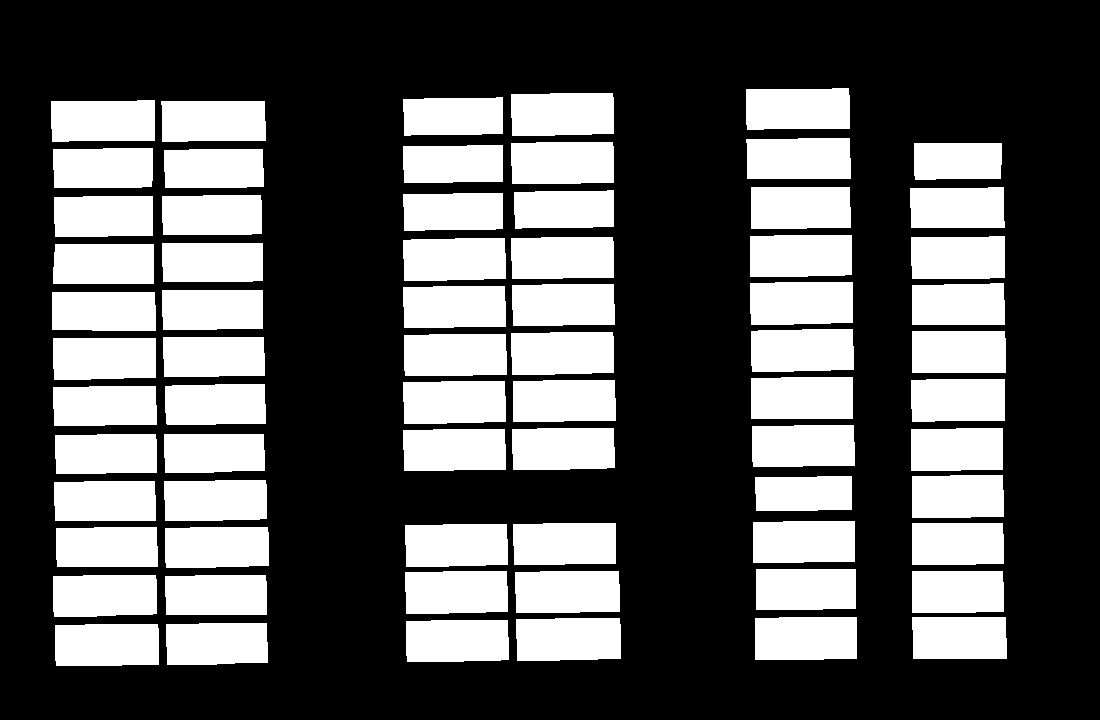
#> input picture data/carParkMask.png, 1100 x 720 px
$ python contour.py
#> lines starting #> are read from the running program, lines starting #| are printed output that depends on the picture; after the words box and inside, x2 and y2 are one past the last pixel; in counts of white or black regions, pixels touching at a corner belong together; pictures that were not available may be replaced by others from this repository, and a replacement may not be noted
import cv2
import numpy as np
import cv2
import numpy as np

def extract_roi_by_rotated_rect(image, contour, edge_map):
    """
    Trích xuất vùng ảnh của contour theo hình chữ nhật xoay khít nhất.

    Tham số:
        image   : ảnh gốc (ndarray)
        contour : một contour (ndarray)

    Trả về:
        roi     : ảnh vùng contour đã xoay và cắt khít (ndarray)
    """
    rect = cv2.minAreaRect(contour)
    center, size, angle = rect
    size = tuple([int(s) for s in size])  # Làm tròn kích thước

    # Ma trận xoay
    M = cv2.getRotationMatrix2D(center, angle, 1.0)

    # Xoay toàn bộ ảnh
    rotated = cv2.warpAffine(image, M, image.shape[1::-1], flags=cv2.INTER_CUBIC)
    edge_rotated = cv2.warpAffine(edge_map, M, image.shape[1::-1], flags=cv2.INTER_CUBIC)

    # Cắt vùng ảnh đã xoay
    x = int(center[0] - size[0] / 2)
    y = int(center[1] - size[1] / 2)
    roi = rotated[y:y + size[1], x:x + size[0]]
    map = edge_rotated[y:y + size[1], x:x + size[0]]
    return roi, map

img = cv2.imread('data/carParkMask.png',0)
#> img: shape (720, 1100); 35.3% white; 69 white regions
bg = cv2.imread("frame.png")
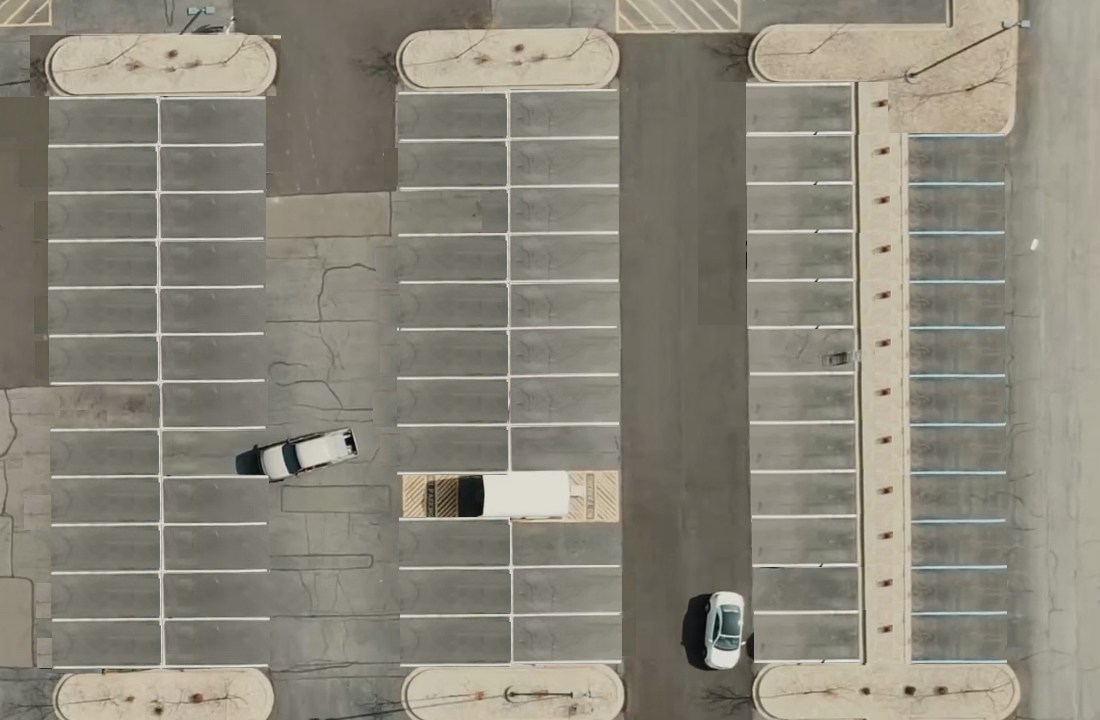
#> input picture data/emptyCarPark.png, 1100 x 720 px, given in place of frame.png, which was not available
#> bg is the input picture: shape (720, 1100, 3); mean B, G, R 121.7, 134.3, 138.5
contours, _ = cv2.findContours(img, cv2.RETR_EXTERNAL, cv2.CHAIN_APPROX_SIMPLE)
#> contours = 69 contours; largest, box (x1, y1, x2, y2) and area: (516, 618, 621, 661) 4220, (755, 617, 857, 660) 4186, (515, 571, 620, 613) 4169, (750, 282, 853, 325) 4169, (55, 624, 159, 666) 4149
edge_map = cv2.Canny(bg,50,150)
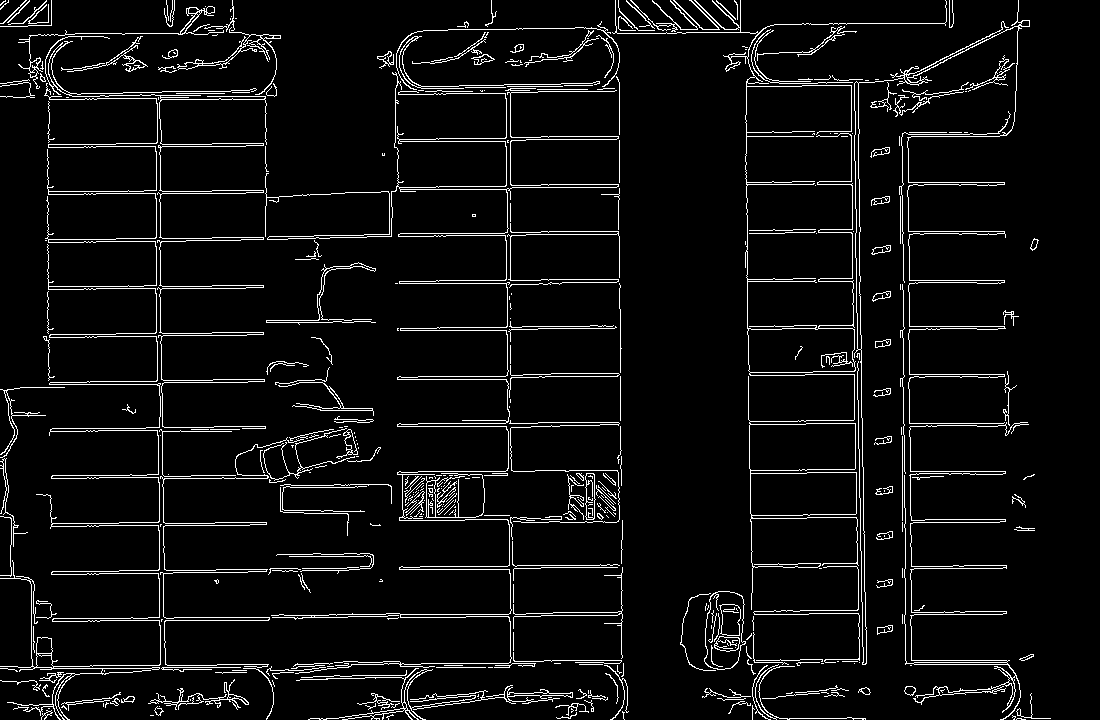
#> edge_map: shape (720, 1100); 5.6% white in thin lines or dots
roi, edge = extract_roi_by_rotated_rect(bg,contours[1],edge_map)
#> in extract_roi_by_rotated_rect, `rect = cv2.minAreaRect(contour)`: rect = ((216.5, 643.5), (41, 101), -90)
#> in extract_roi_by_rotated_rect, `center, size, angle = rect`: center = (216.5, 643.5); size = (41, 101); angle = -90
#> in extract_roi_by_rotated_rect, `M = cv2.getRotationMatrix2D(center, angle, 1.0)`: M = [[6.12e-17, -1, 860], [1, 6.12e-17, 427]]
#> in extract_roi_by_rotated_rect, `rotated = cv2.warpAffine(image, M, image.shape[1::-1], flags=cv2.INTER..`:
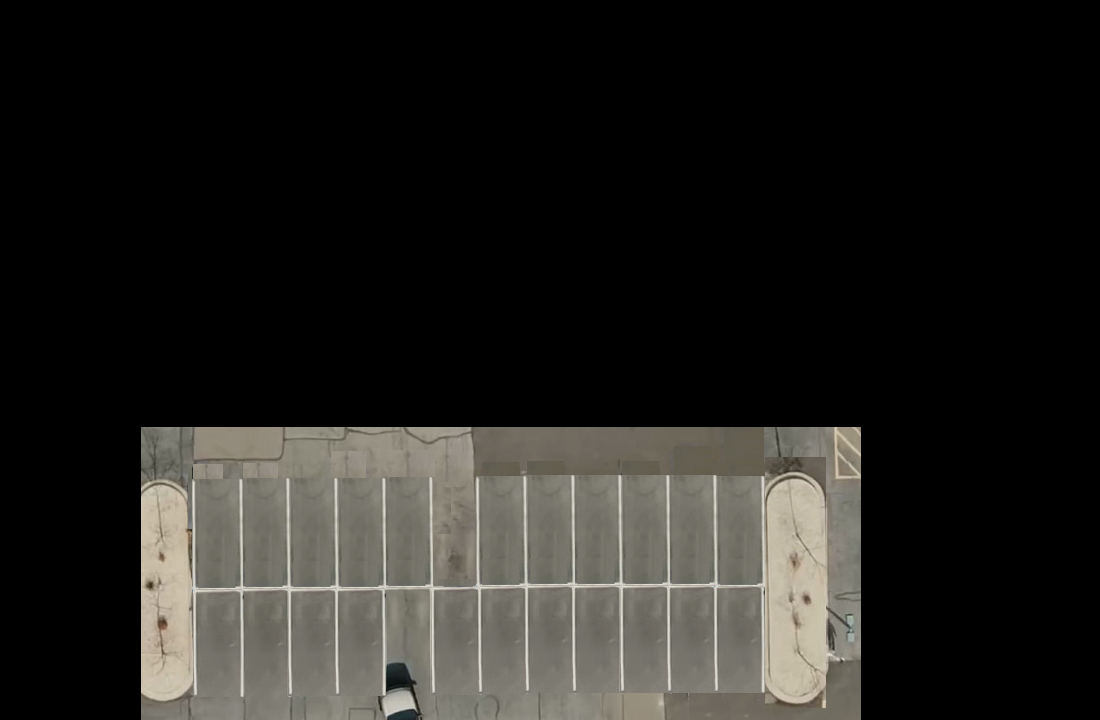
#> rotated: shape (720, 1100, 3); mean B, G, R 31.2, 34.3, 35.3
#> in extract_roi_by_rotated_rect, `edge_rotated = cv2.warpAffine(edge_map, M, image.shape[1::-1], flags=c..`:
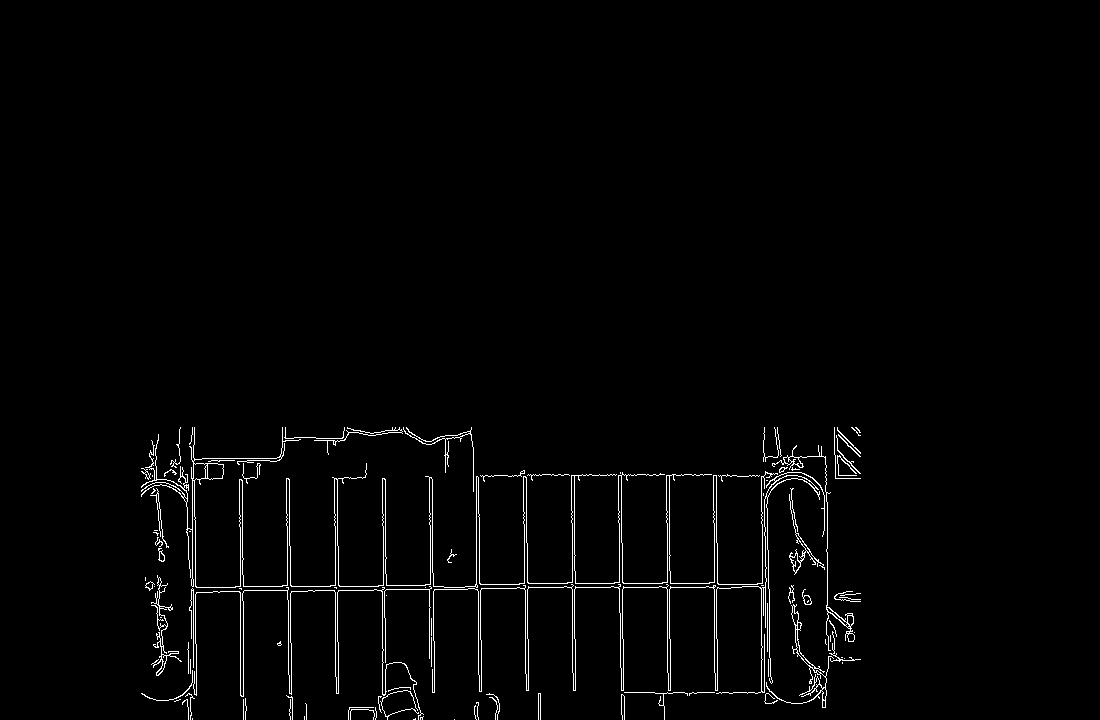
#> edge_rotated: shape (720, 1100); 1.7% white in thin lines or dots, all inside (x1, y1, x2, y2) = (141, 427, 861, 720)
#> in extract_roi_by_rotated_rect, `x = int(center[0] - size[0] / 2)`: x = 196
#> in extract_roi_by_rotated_rect, `y = int(center[1] - size[1] / 2)`: y = 593
#> in extract_roi_by_rotated_rect, `roi = rotated[y:y + size[1], x:x + size[0]]`:
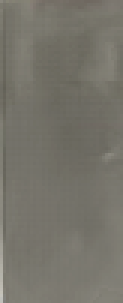
#> roi: shape (101, 41, 3) (shown 3 times larger); mean B, G, R 106.5, 115.9, 118.2
#> in extract_roi_by_rotated_rect, `map = edge_rotated[y:y + size[1], x:x + size[0]]`:
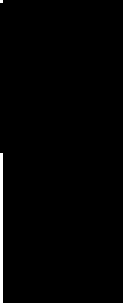
#> map: shape (101, 41) (shown 3 times larger); 1.2% white in thin lines or dots, all inside (x1, y1, x2, y2) = (0, 0, 1, 101)
cv2.imshow("fadsfd",roi)
cv2.imshow("fadfsfd",edge)
# [35 lines of commented-out code are left out]

cv2.waitKey(0)
